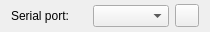
<?xml version="1.0" encoding="UTF-8"?>
<ui version="4.0">
 <class>SerialPortWidget</class>
 <widget class="QWidget" name="SerialPortWidget">
  <property name="geometry">
   <rect>
    <x>0</x>
    <y>0</y>
    <width>210</width>
    <height>32</height>
   </rect>
  </property>
  <property name="windowTitle">
   <string>Form</string>
  </property>
  <layout class="QHBoxLayout" name="horizontalLayout">
   <property name="topMargin">
    <number>0</number>
   </property>
   <property name="bottomMargin">
    <number>0</number>
   </property>
   <item>
    <widget class="QLabel" name="label">
     <property name="text">
      <string>Serial port:</string>
     </property>
    </widget>
   </item>
   <item>
    <widget class="QComboBox" name="serialPort"/>
   </item>
   <item>
    <widget class="QToolButton" name="refreshButton">
     <property name="text">
      <string/>
     </property>
     <property name="icon">
      <iconset resource="RelayBoard.qrc">
       <normaloff>:/res/refresh.svg</normaloff>:/res/refresh.svg</iconset>
     </property>
    </widget>
   </item>
  </layout>
 </widget>
 <resources>
  <include location="RelayBoard.qrc"/>
 </resources>
 <connections/>
</ui>
